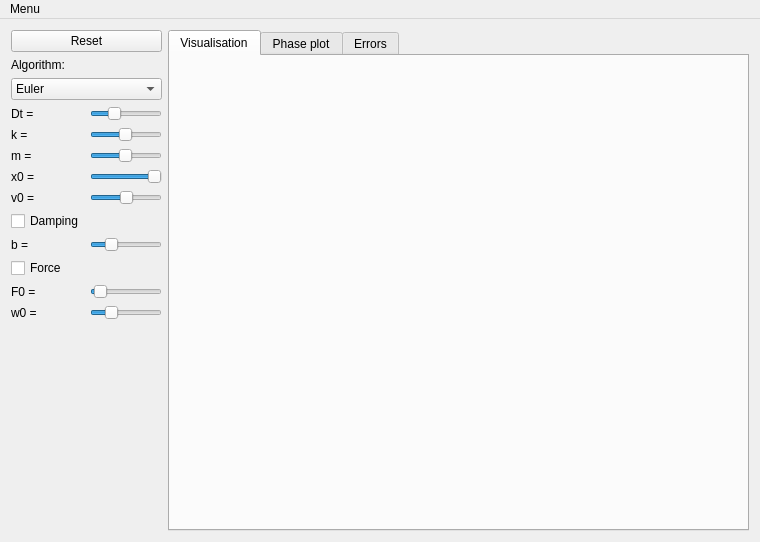
<?xml version="1.0" encoding="UTF-8"?>
<ui version="4.0">
 <class>MainWindow</class>
 <widget class="QMainWindow" name="MainWindow">
  <property name="geometry">
   <rect>
    <x>0</x>
    <y>0</y>
    <width>760</width>
    <height>542</height>
   </rect>
  </property>
  <property name="windowTitle">
   <string>MainWindow</string>
  </property>
  <widget class="QWidget" name="centralWidget">
   <layout class="QHBoxLayout" name="horizontalLayout" stretch="0,1">
    <item>
     <layout class="QVBoxLayout" name="verticalLayout">
      <item>
       <widget class="QPushButton" name="resetPushButton">
        <property name="text">
         <string>Reset</string>
        </property>
       </widget>
      </item>
      <item>
       <widget class="QLabel" name="label">
        <property name="text">
         <string>Algorithm:</string>
        </property>
       </widget>
      </item>
      <item>
       <widget class="QComboBox" name="algorithmComboBox">
        <item>
         <property name="text">
          <string>Euler</string>
         </property>
        </item>
        <item>
         <property name="text">
          <string>Runge-Kutta 4th order</string>
         </property>
        </item>
        <item>
         <property name="text">
          <string>Verlet</string>
         </property>
        </item>
        <item>
         <property name="text">
          <string>Verlet Leap-Frog</string>
         </property>
        </item>
        <item>
         <property name="text">
          <string>Velocity Verlet</string>
         </property>
        </item>
       </widget>
      </item>
      <item>
       <layout class="QHBoxLayout" name="horizontalLayout_7" stretch="1,1">
        <item>
         <widget class="QLabel" name="dtLabel">
          <property name="text">
           <string>Dt =</string>
          </property>
         </widget>
        </item>
        <item>
         <widget class="QSlider" name="dtHorizontalSlider">
          <property name="minimum">
           <number>-70</number>
          </property>
          <property name="maximum">
           <number>-20</number>
          </property>
          <property name="pageStep">
           <number>5</number>
          </property>
          <property name="value">
           <number>-55</number>
          </property>
          <property name="orientation">
           <enum>Qt::Horizontal</enum>
          </property>
         </widget>
        </item>
       </layout>
      </item>
      <item>
       <layout class="QHBoxLayout" name="horizontalLayout_8" stretch="1,1">
        <item>
         <widget class="QLabel" name="kLabel">
          <property name="text">
           <string>k = </string>
          </property>
         </widget>
        </item>
        <item>
         <widget class="QSlider" name="kHorizontalSlider">
          <property name="minimum">
           <number>1</number>
          </property>
          <property name="maximum">
           <number>200</number>
          </property>
          <property name="value">
           <number>100</number>
          </property>
          <property name="orientation">
           <enum>Qt::Horizontal</enum>
          </property>
         </widget>
        </item>
       </layout>
      </item>
      <item>
       <layout class="QHBoxLayout" name="horizontalLayout_9" stretch="1,1">
        <item>
         <widget class="QLabel" name="mLabel">
          <property name="text">
           <string>m =</string>
          </property>
         </widget>
        </item>
        <item>
         <widget class="QSlider" name="mHorizontalSlider">
          <property name="minimum">
           <number>1</number>
          </property>
          <property name="maximum">
           <number>200</number>
          </property>
          <property name="value">
           <number>100</number>
          </property>
          <property name="orientation">
           <enum>Qt::Horizontal</enum>
          </property>
         </widget>
        </item>
       </layout>
      </item>
      <item>
       <layout class="QHBoxLayout" name="horizontalLayout_3" stretch="1,1">
        <item>
         <widget class="QLabel" name="x0Label">
          <property name="text">
           <string>x0 = </string>
          </property>
         </widget>
        </item>
        <item>
         <widget class="QSlider" name="x0HorizontalSlider">
          <property name="minimum">
           <number>-100</number>
          </property>
          <property name="maximum">
           <number>100</number>
          </property>
          <property name="value">
           <number>100</number>
          </property>
          <property name="orientation">
           <enum>Qt::Horizontal</enum>
          </property>
         </widget>
        </item>
       </layout>
      </item>
      <item>
       <layout class="QHBoxLayout" name="horizontalLayout_4" stretch="1,1">
        <item>
         <widget class="QLabel" name="v0Label">
          <property name="text">
           <string>v0 = </string>
          </property>
         </widget>
        </item>
        <item>
         <widget class="QSlider" name="v0HorizontalSlider">
          <property name="minimum">
           <number>-100</number>
          </property>
          <property name="maximum">
           <number>100</number>
          </property>
          <property name="orientation">
           <enum>Qt::Horizontal</enum>
          </property>
         </widget>
        </item>
       </layout>
      </item>
      <item>
       <widget class="QCheckBox" name="dampingCheckBox">
        <property name="text">
         <string>Damping</string>
        </property>
        <property name="checked">
         <bool>false</bool>
        </property>
       </widget>
      </item>
      <item>
       <layout class="QHBoxLayout" name="horizontalLayout_2" stretch="1,1">
        <item>
         <widget class="QLabel" name="bLabel">
          <property name="text">
           <string>b = </string>
          </property>
         </widget>
        </item>
        <item>
         <widget class="QSlider" name="bHorizontalSlider">
          <property name="minimum">
           <number>-200</number>
          </property>
          <property name="maximum">
           <number>200</number>
          </property>
          <property name="value">
           <number>-100</number>
          </property>
          <property name="orientation">
           <enum>Qt::Horizontal</enum>
          </property>
         </widget>
        </item>
       </layout>
      </item>
      <item>
       <widget class="QCheckBox" name="forceCheckBox">
        <property name="text">
         <string>Force</string>
        </property>
        <property name="checked">
         <bool>false</bool>
        </property>
       </widget>
      </item>
      <item>
       <layout class="QHBoxLayout" name="horizontalLayout_5" stretch="1,1">
        <item>
         <widget class="QLabel" name="f0Label">
          <property name="text">
           <string>F0 =</string>
          </property>
         </widget>
        </item>
        <item>
         <widget class="QSlider" name="f0HorizontalSlider">
          <property name="minimum">
           <number>1</number>
          </property>
          <property name="maximum">
           <number>200</number>
          </property>
          <property name="value">
           <number>10</number>
          </property>
          <property name="orientation">
           <enum>Qt::Horizontal</enum>
          </property>
         </widget>
        </item>
       </layout>
      </item>
      <item>
       <layout class="QHBoxLayout" name="horizontalLayout_6" stretch="1,1">
        <item>
         <widget class="QLabel" name="w0Label">
          <property name="text">
           <string>w0 =</string>
          </property>
         </widget>
        </item>
        <item>
         <widget class="QSlider" name="w0HorizontalSlider">
          <property name="minimum">
           <number>1</number>
          </property>
          <property name="maximum">
           <number>200</number>
          </property>
          <property name="value">
           <number>50</number>
          </property>
          <property name="sliderPosition">
           <number>50</number>
          </property>
          <property name="orientation">
           <enum>Qt::Horizontal</enum>
          </property>
         </widget>
        </item>
       </layout>
      </item>
      <item>
       <spacer name="verticalSpacer">
        <property name="orientation">
         <enum>Qt::Vertical</enum>
        </property>
        <property name="sizeHint" stdset="0">
         <size>
          <width>20</width>
          <height>40</height>
         </size>
        </property>
       </spacer>
      </item>
     </layout>
    </item>
    <item>
     <widget class="QTabWidget" name="tabWidget">
      <property name="currentIndex">
       <number>0</number>
      </property>
      <widget class="QWidget" name="tab">
       <attribute name="title">
        <string>Visualisation</string>
       </attribute>
       <layout class="QHBoxLayout" name="horizontalLayout_10" stretch="1,3">
        <item>
         <widget class="PaintWidget" name="visualisationWidget" native="true"/>
        </item>
        <item>
         <widget class="QCustomPlot" name="timePlot" native="true"/>
        </item>
       </layout>
      </widget>
      <widget class="QWidget" name="tab_2">
       <attribute name="title">
        <string>Phase plot</string>
       </attribute>
       <layout class="QHBoxLayout" name="horizontalLayout_11">
        <item>
         <widget class="QCustomPlot" name="phasePlot" native="true"/>
        </item>
       </layout>
      </widget>
      <widget class="QWidget" name="tab_3">
       <attribute name="title">
        <string>Errors</string>
       </attribute>
       <layout class="QHBoxLayout" name="horizontalLayout_12">
        <item>
         <widget class="QCustomPlot" name="errorPlot" native="true"/>
        </item>
       </layout>
      </widget>
     </widget>
    </item>
   </layout>
  </widget>
  <widget class="QMenuBar" name="menuBar">
   <property name="geometry">
    <rect>
     <x>0</x>
     <y>0</y>
     <width>760</width>
     <height>24</height>
    </rect>
   </property>
   <widget class="QMenu" name="menuMenu">
    <property name="title">
     <string>Menu</string>
    </property>
    <addaction name="actionQuit"/>
   </widget>
   <addaction name="menuMenu"/>
  </widget>
  <action name="actionQuit">
   <property name="text">
    <string>Quit</string>
   </property>
   <property name="shortcut">
    <string>Ctrl+Q</string>
   </property>
  </action>
 </widget>
 <layoutdefault spacing="6" margin="11"/>
 <customwidgets>
  <customwidget>
   <class>PaintWidget</class>
   <extends>QWidget</extends>
   <header>paintwidget.h</header>
   <container>1</container>
  </customwidget>
  <customwidget>
   <class>QCustomPlot</class>
   <extends>QWidget</extends>
   <header>qcustomplot.h</header>
   <container>1</container>
  </customwidget>
 </customwidgets>
 <resources/>
 <connections>
  <connection>
   <sender>actionQuit</sender>
   <signal>triggered()</signal>
   <receiver>MainWindow</receiver>
   <slot>close()</slot>
   <hints>
    <hint type="sourcelabel">
     <x>-1</x>
     <y>-1</y>
    </hint>
    <hint type="destinationlabel">
     <x>379</x>
     <y>270</y>
    </hint>
   </hints>
  </connection>
 </connections>
</ui>
